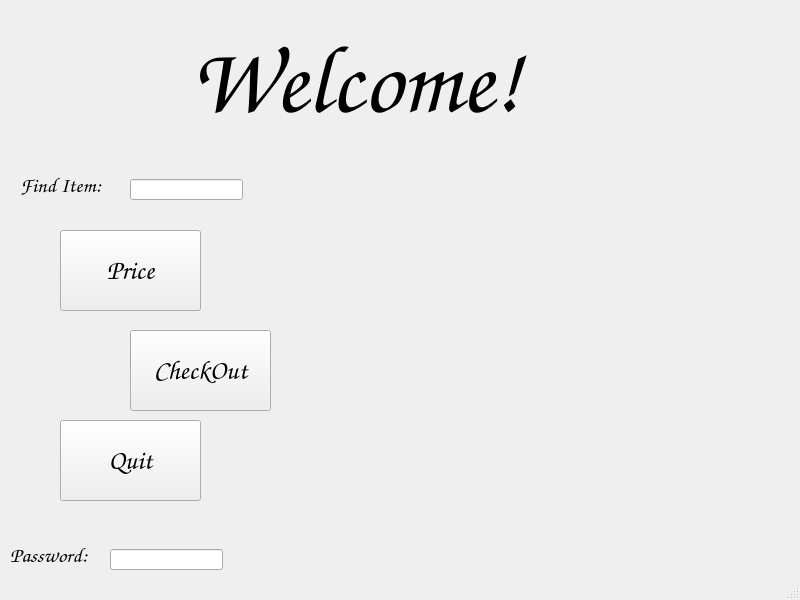
<?xml version="1.0" encoding="UTF-8"?>
<ui version="4.0">
 <class>MainWindow</class>
 <widget class="QMainWindow" name="MainWindow">
  <property name="geometry">
   <rect>
    <x>0</x>
    <y>0</y>
    <width>800</width>
    <height>600</height>
   </rect>
  </property>
  <property name="windowTitle">
   <string>MainWindow</string>
  </property>
  <widget class="QWidget" name="centralwidget">
   <widget class="QLabel" name="welcome_banner">
    <property name="geometry">
     <rect>
      <x>190</x>
      <y>10</y>
      <width>431</width>
      <height>141</height>
     </rect>
    </property>
    <property name="font">
     <font>
      <family>Comic Sans MS</family>
      <pointsize>72</pointsize>
      <italic>false</italic>
     </font>
    </property>
    <property name="text">
     <string>Welcome!</string>
    </property>
   </widget>
   <widget class="QPushButton" name="CheckOut">
    <property name="geometry">
     <rect>
      <x>130</x>
      <y>330</y>
      <width>141</width>
      <height>81</height>
     </rect>
    </property>
    <property name="font">
     <font>
      <family>Comic Sans MS</family>
      <pointsize>20</pointsize>
     </font>
    </property>
    <property name="text">
     <string>CheckOut</string>
    </property>
   </widget>
   <widget class="QLineEdit" name="PasswordEntry">
    <property name="geometry">
     <rect>
      <x>110</x>
      <y>549</y>
      <width>113</width>
      <height>21</height>
     </rect>
    </property>
   </widget>
   <widget class="QLabel" name="label">
    <property name="geometry">
     <rect>
      <x>10</x>
      <y>540</y>
      <width>101</width>
      <height>31</height>
     </rect>
    </property>
    <property name="font">
     <font>
      <family>Comic Sans MS</family>
      <pointsize>16</pointsize>
     </font>
    </property>
    <property name="text">
     <string>Password:</string>
    </property>
   </widget>
   <widget class="QPushButton" name="CheckOut_2">
    <property name="geometry">
     <rect>
      <x>60</x>
      <y>420</y>
      <width>141</width>
      <height>81</height>
     </rect>
    </property>
    <property name="font">
     <font>
      <family>Comic Sans MS</family>
      <pointsize>20</pointsize>
     </font>
    </property>
    <property name="text">
     <string>Quit</string>
    </property>
   </widget>
   <widget class="QPushButton" name="CheckOut_3">
    <property name="geometry">
     <rect>
      <x>60</x>
      <y>230</y>
      <width>141</width>
      <height>81</height>
     </rect>
    </property>
    <property name="font">
     <font>
      <family>Comic Sans MS</family>
      <pointsize>20</pointsize>
     </font>
    </property>
    <property name="text">
     <string>Price</string>
    </property>
   </widget>
   <widget class="QLineEdit" name="PasswordEntry_2">
    <property name="geometry">
     <rect>
      <x>130</x>
      <y>179</y>
      <width>113</width>
      <height>21</height>
     </rect>
    </property>
   </widget>
   <widget class="QLabel" name="label_2">
    <property name="geometry">
     <rect>
      <x>20</x>
      <y>170</y>
      <width>111</width>
      <height>31</height>
     </rect>
    </property>
    <property name="font">
     <font>
      <family>Comic Sans MS</family>
      <pointsize>16</pointsize>
     </font>
    </property>
    <property name="text">
     <string>Find Item:</string>
    </property>
   </widget>
  </widget>
  <widget class="QStatusBar" name="statusbar"/>
 </widget>
 <resources/>
 <connections/>
</ui>
